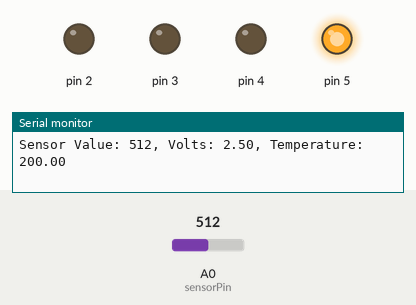
The sketch below on a simulated Arduino Uno, built with avr-gcc and run on an emulated ATmega328P. Shown: output pins drawn as LEDs (lit = HIGH), the last lines printed to the serial monitor. The inputs (shaded band) are chosen by the test bench; at power-on: A0 (sensorPin) = 512.

Above: at 1.3 s.
1.4 s: A0 (sensorPin) set to 163
2.9 s: A0 (sensorPin) set to 151
At 4.1 s:
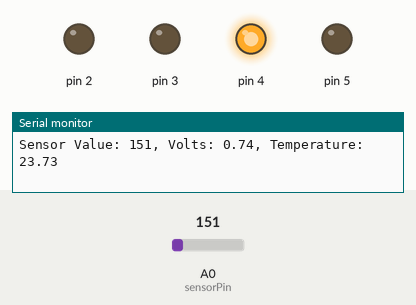
4.5 s: A0 (sensorPin) set to 122
At 5.4 s:
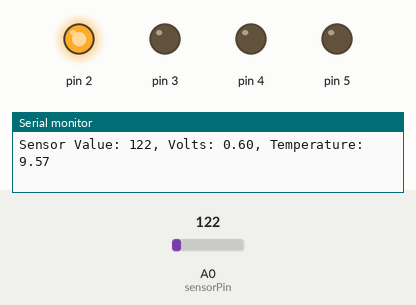
6.0 s: A0 (sensorPin) set to 306
At 6.7 s:
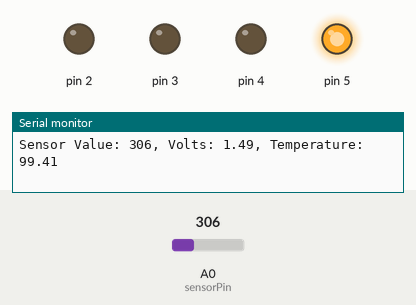
7.5 s: A0 (sensorPin) set to 14
At 8.0 s:
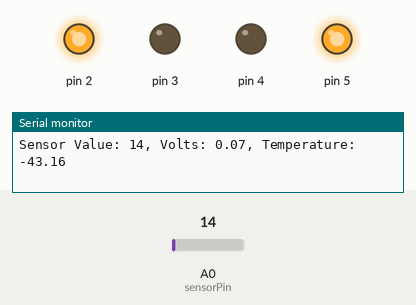
Timing chart, 0 to 10.0 s (numbered marks = the images above; inputs shaded):
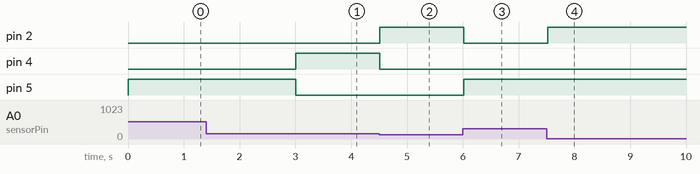

The sketch:

Temperature.ino
```cpp
const int sensorPin = A0;

void setup() {
  Serial.begin(9600);
  for (int pinNumber = 2; pinNumber <= 5; pinNumber++) {
    pinMode(pinNumber, OUTPUT);
  }
}

void loop() {
  int sensorVal = analogRead(sensorPin);
  float voltage = (sensorVal / 1024.0) * 5.0;
  float temperature = (voltage - 0.5) * 100;

  Serial.print("Sensor Value: ");
  Serial.print(sensorVal);
  Serial.print(", Volts: ");
  Serial.print(voltage);
  Serial.print(", Temperature: ");
  Serial.print(temperature);
  Serial.print("\n");

  if (temperature < 20) {
    digitalWrite(2, HIGH);
    digitalWrite(3, LOW);
    digitalWrite(4, LOW);
    digitalWrite(4, LOW);
  } else if (temperature >= 20 && temperature < 22) {
    digitalWrite(2, LOW);
    digitalWrite(3, HIGH);
    digitalWrite(4, LOW);
    digitalWrite(5, LOW);
  } else if (temperature >= 22 && temperature < 24) {
    digitalWrite(2, LOW);
    digitalWrite(3, LOW);
    digitalWrite(4, HIGH);
    digitalWrite(5, LOW);
  } else if (temperature > 24) {
    digitalWrite(2, LOW);
    digitalWrite(3, LOW);
    digitalWrite(4, LOW);
    digitalWrite(5, HIGH);
  }
  delay(500);
}
```

Measured:
- the behaviour switches between 152 and 151 on A0 (sensorPin) (found by bisection; images 0 and 1)
- after the input at 2.9 s, pin 4: LOW → HIGH after 0.11 s; pin 5: HIGH → LOW after 0.11 s
- after the input at 4.5 s, pin 2: LOW → HIGH at once; pin 4: HIGH → LOW at once
- after the input at 6.0 s, pin 2: HIGH → LOW at once; pin 5: LOW → HIGH at once
- after the input at 7.5 s, pin 2: LOW → HIGH at once
